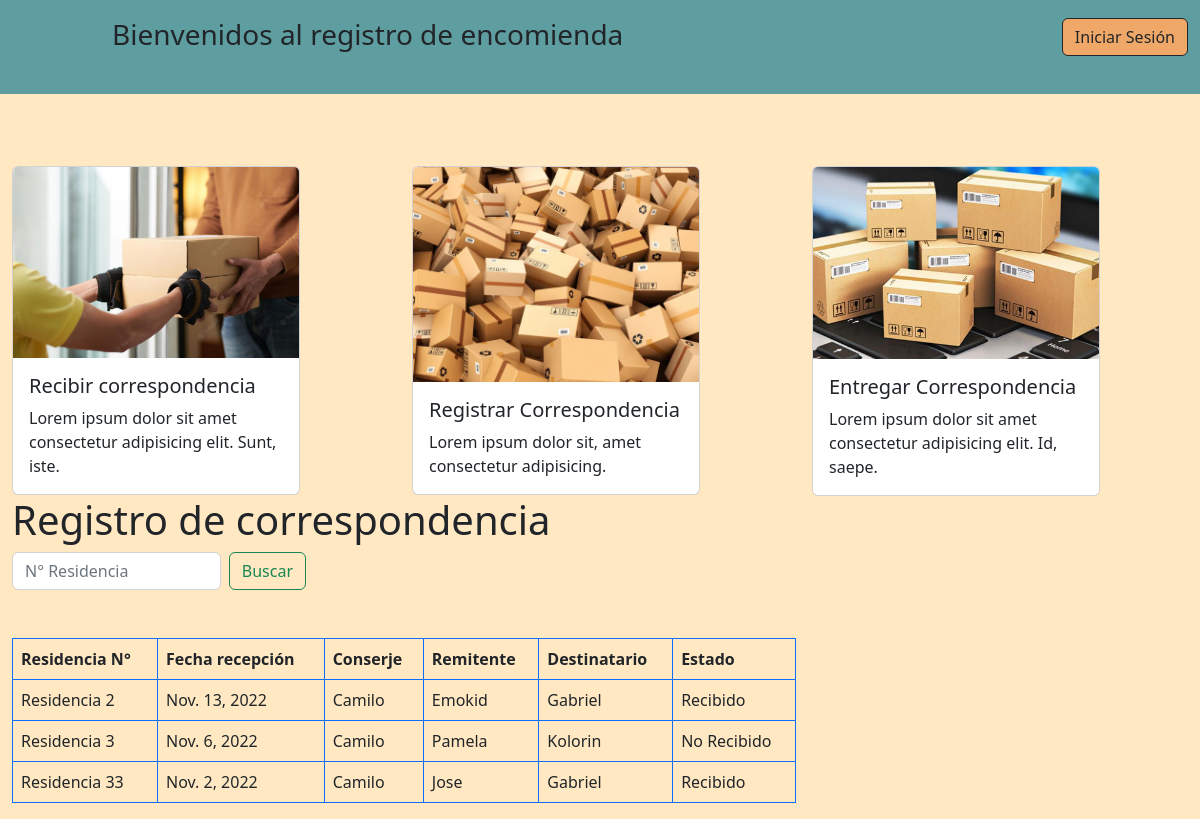
The page / on the database its author committed.
### core/models.py (models this page shows, shortened)
class Correspondencia(models.Model):
    fecha_recepcion= models.DateField()
    conserje= models.CharField(max_length=50)
    remitente= models.CharField(max_length=50)
    destinatario= models.CharField(max_length=50)
    estados=(
            ("Seleccione","Seleccione"),
            ("Recibido","Recibido"),
            ("No Recibido","No recibido") )
    estado=models.CharField(max_length=20, choices=estados, default="S")
    nroresidencia= models.ForeignKey(Residencia, on_delete=models.CASCADE)

class Residencia(models.Model):
    numero= models.IntegerField(primary_key=True)
    dueno = models.CharField(max_length=50)
    telefono= models.IntegerField()
    correo= models.CharField(max_length=50)
    def __str__(self) -> str:
        return "Residencia "+str(self.numero)

### core/views.py (the view)
# urls.py: 2. Add a URL to urlpatterns:  path('', views.home, name='home')
def home(request):
    busqueda=(request.GET.get("buscar"))
    correspondencia=Correspondencia.objects.all()
    if busqueda:
        correspondencia=Correspondencia.objects.filter(
            Q(nroresidencia= busqueda)
        ).distinct()
    return render(request, 'core/home.html',{"correspondencia":correspondencia})

### core/templates/core/home.html (shortened to what this page needs)
{%load static%}
<!DOCTYPE html>
<html lang="en">
<head>
  <link rel="stylesheet" href="{%static 'core/css/bootstrap.css'%}">
  <link rel="stylesheet" href="{%static 'core/css/estilos.css'%}">
</head>
<body>
  <div class="container-fluid">
    <div class="row" id="arriba">
      <div class="col-md-1"><img src="{%static 'core/img/iconocaja.png' %}" alt=""> </div>
      <div class="col-md-8">
        <h3>Bienvenidos al registro de encomienda</h3>
      </div>
      <div class="col-md-3" id="izquierda"> <a href="{%url 'admin:index'%}"> <button id="colorbtn"
            class="btn btn-outline-dark">Iniciar Sesión </button> </a></div>
    </div>
    <div class="row" id="fondo">
      <div class="col-md-4">
        <br><br><br>
        <div class="card" style="width: 18rem;">
          <img src="{%static 'core/img/recibir.jpg'%}" class="card-img-top" alt="...">
          <div class="card-body">
            <h5 class="card-title">Recibir correspondencia</h5>
            <p class="card-text">Lorem ipsum dolor sit amet consectetur adipisicing elit. Sunt, iste.</p>
          </div>
        </div>
      </div>
      <div class="col-md-4">
        <br><br><br>
        <div class="card" style="width: 18rem;">
          <img src="{%static 'core/img/cajaaaas.jpg'%}" class="card-img-top" alt="...">
          <div class="card-body">
            <h5 class="card-title">Registrar Correspondencia</h5>
            <p class="card-text">Lorem ipsum dolor sit, amet consectetur adipisicing.</p>
          </div>
        </div>
      </div>
      <div class="col-md-4">
        <br><br><br>
        <div class="card" style="width: 18rem;">
          <img src="{%static 'core/img/cajas.jpg'%}" class="card-img-top" alt="...">
          <div class="card-body">
            <h5 class="card-title">Entregar Correspondencia</h5>
            <p class="card-text">Lorem ipsum dolor sit amet consectetur adipisicing elit. Id, saepe.</p>
          </div>
        </div>
      </div>
    </div>
    <div class="row">
      <h1>Registro de correspondencia</h1>
    </div>
    <form class="d-flex col-md-3" method="get">
      <input class="form-control me-2" type="search" placeholder="N° Residencia" name="buscar">
      <button class="btn btn-outline-success" type="submit">Buscar</button>
    </form>
    <br><br>
    <div class="col-md-8">
      <table class="table table-bordered border-primary">
        <thead>
          <tr>
            <th scope="col">Residencia N°</th>
            <th scope="col">Fecha recepción</th>
            <th scope="col">Conserje</th>
            <th scope="col">Remitente</th>
            <th scope="col">Destinatario</th>
            <th scope="col">Estado</th>
          </tr>
        </thead>
        {%for i in correspondencia%}
        <tbody>
          <tr>
            <td scope"col">{{i.nroresidencia}} </td>
            <td scope"col">{{i.fecha_recepcion}} </td>
            <td scope"col">{{i.conserje}} </td>
            <td scope"col">{{i.remitente}} </td>
            <td scope"col">{{i.destinatario}} </td>
            <td scope"col">{{i.estado}} </td>
            {% endfor %}
        </tbody>
      </table>
    </div>
  </div>
</body>
</html>

### core/static/core/css/estilos.css (style rules this page uses)
#arriba { padding-bottom: 3%; background-color: cadetblue; padding-top: 1.5%; }
#colorbtn { background-color: #F0A868; outline: #F0A868; }
#izquierda { text-align: right; }
body { background-color: #FFE8C2; }

### rows shown on the page
Correspondencia: nroresidencia "Residencia 2", fecha_recepcion "Nov. 13, 2022", conserje "Camilo", remitente "Emokid", destinatario "Gabriel", estado "Recibido"
Correspondencia: nroresidencia "Residencia 3", fecha_recepcion "Nov. 6, 2022", conserje "Camilo", remitente "Pamela", destinatario "Kolorin", estado "No Recibido"
Correspondencia: nroresidencia "Residencia 33", fecha_recepcion "Nov. 2, 2022", conserje "Camilo", remitente "Jose", destinatario "Gabriel", estado "Recibido"
